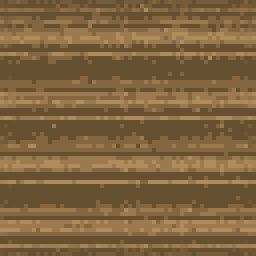
#> input picture assets/farming/ground/ground_tilled.png, 64 x 64 px (shown 4 times larger); its folder holds only this picture in this run
$ python quantize_ground.py --input ../../assets/farming/ground/ground_tilled.png --output out.png
#> lines starting #> are read from the running program, lines starting #| are printed output that depends on the picture
# -*- coding: utf-8 -*-
"""地面纹理源图重着色（出图机源图预备，Phase 3 v2.1）。

背景：Qwen-Image 对"离散平涂色阶"的文字约束不敏感（v1/v2 两轮实测成品
σ≈1~2、亮度 4 阶割 90%+ 同阶 = 纯色块）。本工具用确定性图像处理把 AI 出图
的微弱明暗变化放大成真实色阶结构：

  亮度分位拉伸（plo/phi → 锚点色亮度域）→ 3×3 中值去噪（可选）→ 最近锚点色吸附

产物特性：仅含 palette.json 对应地物的锚点色；簇形状继承自 AI 出图的
中频变化（有机，非手工盖章）；参数按资产逐个可调（--params JSON）。

用法：
  python tools/farming/quantize_ground.py --input <128源图目录> --output <输出目录>
      [--terrain-map '{"ground_grass.png":"grass",...}']
      [--params '{"grass":[0.15,0.95,false], "dirt":[0.05,0.85,true]}']
  参数三元组 = [下分位, 上分位, 中值滤波]；缺省用扫描优选值（见 DEFAULTS）。
"""
import argparse
import json
from pathlib import Path

from PIL import Image, ImageFilter

ROOT = Path(__file__).resolve().parent.parent.parent


def load_palette() -> dict:
    p = json.loads((ROOT / "tools/farming/palette.json").read_text(encoding="utf-8"))
#> (reads tools/farming/palette.json from the repository)
    return {t: [tuple(int(h.lstrip("#")[i:i + 2], 16) for i in (0, 2, 4)) for h in cs]
            for t, cs in p["ground"].items()}


# 2026-10-09 扫描优选（目标 base 60-75 / secondary 20-30 / accent≥3）
DEFAULTS = {
    "grass": [0.15, 0.95, False],
    "dirt": [0.05, 0.85, True],
    "stone": [0.10, 0.90, True],
    "tilled": [0.10, 0.90, True],
}


def requant(img: Image.Image, anchors: list, plo: float, phi: float, med: bool) -> Image.Image:
#> called with plo = 0.1, phi = 0.9, med = True
    im = img.convert("RGB")
#> im is the input picture: PIL image 64x64 RGB; mean R, G, B 126.2, 99.3, 63
    px = list(im.getdata())
#> px = 4096 items, first 6: (110, 86, 54), (102, 80, 50), (120, 94, 60), (115, 90, 56), (128, 101, 64), (117, 92, 58)
    lum = sorted(0.3 * p[0] + 0.59 * p[1] + 0.11 * p[2] for p in px)
#> lum = 4096 values from 83.3 to 145.5
    lo = lum[int(len(lum) * plo)]
#> lo = 83.3
    hi = lum[min(len(lum) - 1, int(len(lum) * phi))]
#> hi = 130.2
    al = sorted(0.3 * c[0] + 0.59 * c[1] + 0.11 * c[2] for c in anchors)
#> al = [83.3, 107.5, 126.8, 145.5]
    out = im.copy()
    po, pi = out.load(), im.load()
    for y in range(im.height):
        for x in range(im.width):
            r, g, b = pi[x, y]
            lum_px = 0.3 * r + 0.59 * g + 0.11 * b
            s = al[0] + (min(hi, max(lo, lum_px)) - lo) / (hi - lo + 1e-6) * (al[-1] - al[0])
            k = s / (lum_px + 1e-6)
            po[x, y] = (min(255, int(r * k)), min(255, int(g * k)), min(255, int(b * k)))
    if med:
        out = out.filter(ImageFilter.MedianFilter(3))
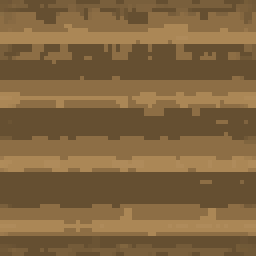
#> out: PIL image 64x64 RGB (shown 4 times larger); mean R, G, B 128, 100.3, 63
    po = out.load()
    for y in range(out.height):
        for x in range(out.width):
            c = po[x, y]
            po[x, y] = min(anchors, key=lambda a: sum((a[i] - c[i]) ** 2 for i in range(3)))
    return out


def main() -> None:
    ap = argparse.ArgumentParser()
    ap.add_argument("--input", required=True, help="128 源图根目录（含 assets/farming/ground/...）")
    ap.add_argument("--output", required=True, help="requant 后源图输出根目录")
    ap.add_argument("--params", default="{}", help="逐地物参数覆盖 JSON")
    args = ap.parse_args()
    params = {**DEFAULTS, **json.loads(args.params)}
    palette = load_palette()
    src_root = Path(args.input)
    out_root = Path(args.output)
    for png in sorted((src_root / "assets/farming/ground").glob("ground_*.png")):
        terrain = png.stem.removeprefix("ground_")
        if terrain not in palette:
            continue
        plo, phi, med = params[terrain]
        q = requant(Image.open(png), palette[terrain], plo, phi, med)
#> (the run stopped early here; a loop or call above may not have finished)
